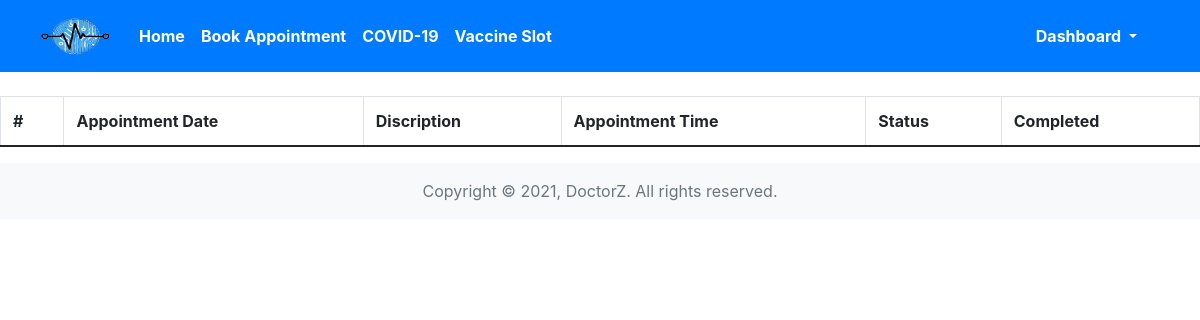
Before: /booked-sessions (signed in) with the older database file.
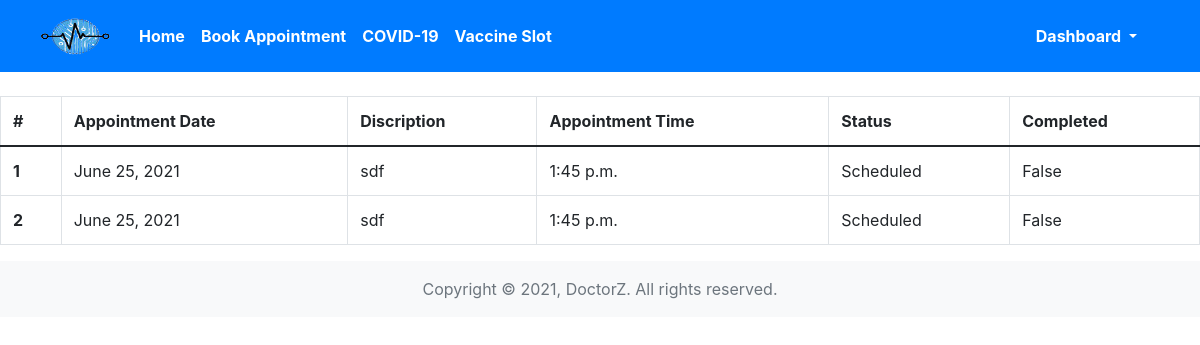
After: the same page with the newer database file.
### home/models.py (models this page shows, shortened)
class Service(models.Model):
    user = models.ForeignKey(settings.AUTH_USER_MODEL, on_delete=models.CASCADE)
    time = models.TimeField()
    appointmentDate = models.DateField()
    discription = models.TextField(max_length=255, blank=True)
    appointmentType = models.TextField(max_length=100, blank=True)
    status = models.TextField(max_length=30, default="Scheduled")
    completed = models.BooleanField(default=False)

### home/views.py (the view, shortened to what this page needs)
# urls.py: path('booked-sessions',views.service, name="booked-sessions"),
def service(request):
    if request.method == 'GET':
        services = list(Service.objects.values().filter(user=request.user))
        return render(request, 'service.html',{'services':services})

### templates/service.html (shortened to what this page needs)
{% extends "base.html" %} {% block title %}Services{% endblock title %} {% block body %}
<br>
<table class="table table-bordered">
    <thead>
        <tr>
            <th scope="col">#</th>
            <th scope="col">Appointment Date</th>
            <th scope="col">Discription</th>
            <th scope="col">Appointment Time</th>
            <th scope="col">Status</th>
            <th scope="col">Completed</th>
        </tr>
    </thead>
    <tbody>
        {% for service in services reversed %}
        <tr>
            <th scope="row">{{forloop.counter}}</th>
            <td>{{service.appointmentDate}}</td>
            <td>{{service.discription}}</td>
            <td>{{service.time}}</td>
            <td>{{service.status}}</td>
            <td>{{service.completed}}</td>
        </tr>
        {% endfor %}
    </tbody>
</table>
{% endblock body %}

Changed rows visible on the page:
added Service: appointmentDate "June 25, 2021", discription "sdf", time "1:45 p.m.", status "Scheduled", completed "False"
added Service: appointmentDate "June 25, 2021", discription "sdf", time "1:45 p.m.", status "Scheduled", completed "False"
